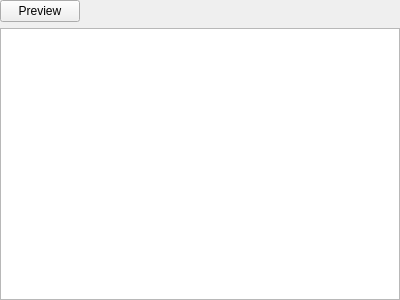
<?xml version="1.0" encoding="UTF-8"?>
<ui version="4.0">
 <class>TextAttachmentsEditWidget</class>
 <widget class="QWidget" name="TextAttachmentsEditWidget">
  <property name="geometry">
   <rect>
    <x>0</x>
    <y>0</y>
    <width>400</width>
    <height>300</height>
   </rect>
  </property>
  <property name="windowTitle">
   <string/>
  </property>
  <layout class="QVBoxLayout" name="verticalLayout">
   <property name="leftMargin">
    <number>0</number>
   </property>
   <property name="topMargin">
    <number>0</number>
   </property>
   <property name="rightMargin">
    <number>0</number>
   </property>
   <property name="bottomMargin">
    <number>0</number>
   </property>
   <item>
    <layout class="QHBoxLayout" name="horizontalLayout">
     <item>
      <widget class="VaultButton" name="previewPushButton">
       <property name="text">
        <string>Preview</string>
       </property>
       <property name="checkable">
        <bool>false</bool>
       </property>
       <property name="checked">
        <bool>false</bool>
       </property>
      </widget>
     </item>
     <item>
      <spacer name="horizontalSpacer">
       <property name="orientation">
        <enum>Qt::Horizontal</enum>
       </property>
       <property name="sizeHint" stdset="0">
        <size>
         <width>40</width>
         <height>20</height>
        </size>
       </property>
      </spacer>
     </item>
    </layout>
   </item>
   <item>
    <widget class="QTextEdit" name="attachmentsTextEdit"/>
   </item>
  </layout>
 </widget>
 <customwidgets>
  <customwidget>
   <class>VaultButton</class>
   <extends>QPushButton</extends>
   <header>gui/vault/VaultControls.h</header>
  </customwidget>
 </customwidgets>
 <resources/>
 <connections/>
</ui>
